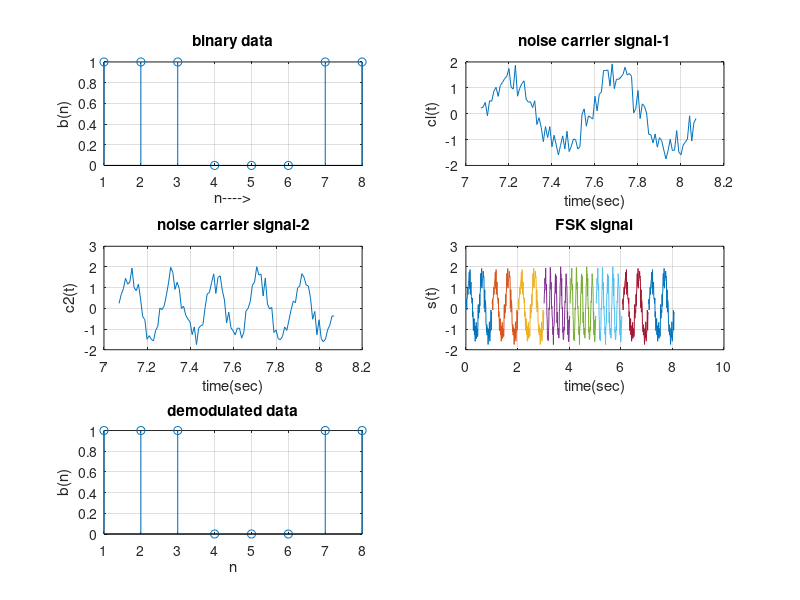

Here is the MATLAB script that generated this plot:
% FSK modulation
clc;
clear all;
close all;

Tb = 1;
fc1 = 2;
fc2 = 5;

t = 0:(Tb/100):Tb;

% Generate carrier signal
c1 = sqrt(2/Tb)*sin(2*pi*fc1*t);
%c1n = c1 + sqrt(t).*randn(size(t)) + 1;
c1n = awgn(c1, 10, 'measured');
c2 = sqrt(2/Tb)*sin(2*pi*fc2*t);
c2n = awgn(c2, 10, 'measured');

% Generate random message signal
N = 8;
m = rand(1, N);
t1 = 0;
t2 = Tb;
for i = 1:N
    t = t1:(Tb/100):t2;
    if m(i)>0.5
        m(i) = 1;
        m_s1 = ones(1, length(t));
        m_s2 = zeros(1, length(t));
    else
        m(i) = 0;
        m_s1 = zeros(1, length(t));
        m_s2 = ones(1, length(t));
    end
    message(i,:) = m_s1;
    fsk_sig1(i,:) = c1n.*m_s1;
    fsk_sig2(i,:) = c2n.*m_s2;
    fsk = fsk_sig1+fsk_sig2;
    subplot(3, 2, 4);
    plot(t, fsk(i,:));
    title('FSK signal');
    xlabel('time(sec)');
    ylabel('s(t)');
    grid on;
    hold on;
    t1 = t1 + (Tb+.01);
    t2 = t2 + (Tb+.01);
end
hold off
% plot carrier signal
subplot(3, 2, 1); 
stem(m);
title('binary data');
xlabel('n---->');
ylabel('b(n)');
grid on;
subplot(3, 2, 2);
plot(t, c1n);
title('noise carrier signal-1');
xlabel('time(sec)');
ylabel('cl(t)');
grid on;
subplot(3, 2, 3);
plot(t, c2n);
title('noise carrier signal-2');
xlabel('time(sec)');
ylabel('c2(t)');
grid on;

%demodulation
t3 = 0;
t4 = Tb;
for i=1:N
    t=t3:Tb/100:t4;
    x1 = sum(c1.*fsk_sig1(i,:));
    x2 = sum(c2.*fsk_sig2(i,:));
    x = x1 - x2;
    if x > 0
        demod(i) = 1;
    else
        demod(i) = 0;
    end
    t3 = t3+(Tb+.01);
    t4 = t4+(Tb+.01);
end
subplot(3, 2, 5);
stem(demod);
title('demodulated data');
xlabel('n');
ylabel('b(n)');
grid on;
disp(m)
